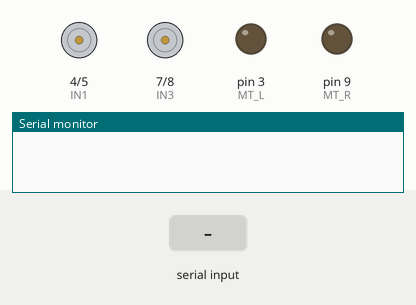
This sketch was run on a simulated Arduino Uno, built with avr-gcc and run on an emulated ATmega328P. Shown: motor-driver pin pairs drawn as motors (green arrow = first pin HIGH = forward, orange = second pin HIGH = backward, longer = more drive), output pins drawn as LEDs (lit = HIGH), the last lines printed to the serial monitor. The test bench sets the inputs (shaded band).

Above: at 1.2 s.
1.3 s: "90,45\n" received over the second serial link
At 2.5 s:
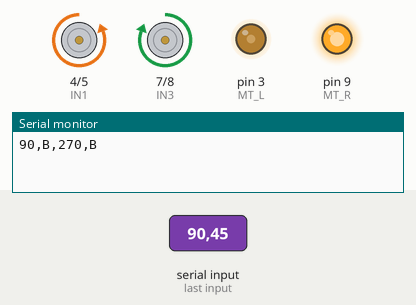
2.8 s: "30,150\n" received over the second serial link
At 3.9 s:
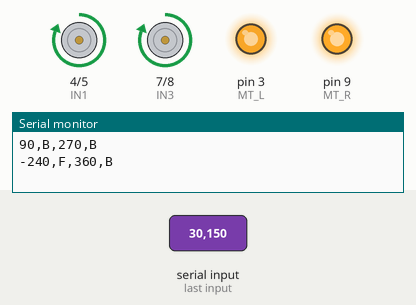
4.3 s: "5\n" received over the second serial link
At 5.0 s:
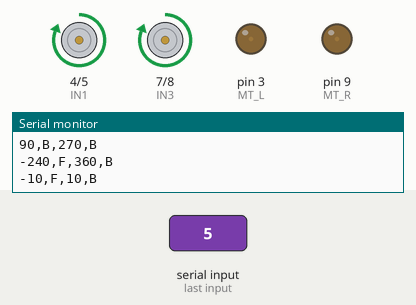
5.8 s: "90\n" received over the second serial link
At 6.1 s:
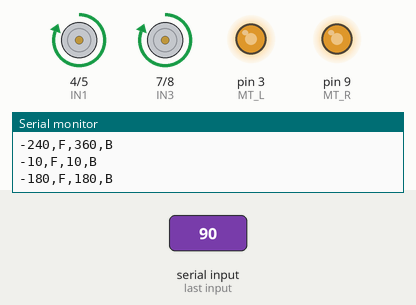
7.3 s: "200\n" received over the second serial link
At 8.5 s:
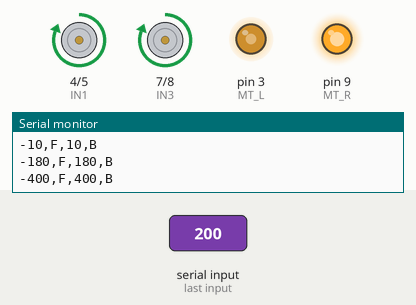
8.8 s: "90,45\n" received over the second serial link
At 9.6 s:
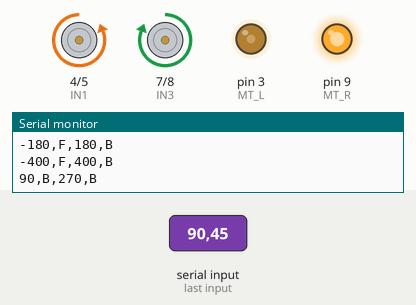
Timing chart, 0 to 11.3 s (numbered marks = the images above; inputs shaded):
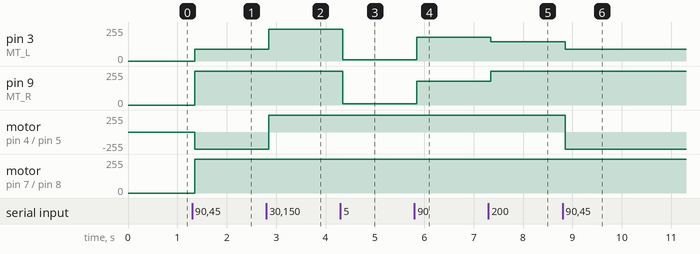

The sketch:

Acceleration.ino
```cpp
#include <SoftwareSerial.h>
#include <Wire.h>

//輸出到L298N的腳位
#define MT_L 3  //ENA
#define IN1 4
#define IN2 5

#define IN3 7
#define IN4 8
#define MT_R 9  //ENB

SoftwareSerial BT(10,11);
String XYValue;
int dX,dY;
int RightSpeed;
int LeftSpeed;


void setup() {
  BT.begin(9600);
  BT.setTimeout(50);
  Serial.begin(9600);
  pinMode(MT_L,OUTPUT);
  pinMode(IN1,OUTPUT);
  pinMode(IN2,OUTPUT);
  pinMode(IN3,OUTPUT);
  pinMode(IN4,OUTPUT);
  pinMode(MT_R,OUTPUT);


}

void loop() {
  while(BT.available()) {
    XYValue=BT.readString();
    ValueTransform();
    RightSpeed=(dX+dY)*2;
    LeftSpeed=(dX-dY)*2;
    char MR_DIR=Motor_R_DIR();
    char ML_DIR=Motor_L_DIR();
    analogWrite(MT_R,abs(RightSpeed));//輸出右馬達速度
    analogWrite(MT_L,abs(LeftSpeed)); //輸出左馬達速度
    Serial.print(LeftSpeed);
    Serial.print(',');
    Serial.print(ML_DIR);
    Serial.print(',');
    Serial.print(RightSpeed);
    Serial.print(',');
    Serial.println(MR_DIR);

  }

}


void ValueTransform(){
  String X, Y;
  for(int i=0; i<XYValue.length(); i++){
    if(i<XYValue.indexOf(',')){
      X=X+XYValue[i];
    }
    else if(i>XYValue.indexOf(',')){
      Y=Y+XYValue[i];
    }
  }
    dX=X.toInt();
    dY=Y.toInt();
}


char Motor_R_DIR()
{
  if(RightSpeed>0){
   digitalWrite(IN3,HIGH);
   digitalWrite(IN4,LOW);
   return 'B';
  }
  else if(RightSpeed<0){
   digitalWrite(IN3,LOW);
   digitalWrite(IN4,HIGH);
   return 'F';
  }
}

//正反轉
char Motor_L_DIR()
{
  if(LeftSpeed>0){
   digitalWrite(IN1,LOW);
   digitalWrite(IN2,HIGH);
   return 'B';
  }
  else if(LeftSpeed<0){
   digitalWrite(IN1,HIGH);
   digitalWrite(IN2,LOW);
   return 'F';
  }
}
```

Measured:
- after the input at 1.3 s, pin 3 (MT_L): 0/255 → 90/255 after 0.05 s; pin 9 (MT_R): 0/255 → 255/255 after 0.05 s; motor on pin 4 (IN1) / pin 5 (IN2): stopped → backward 255/255 after 0.05 s; motor on pin 7 (IN3) / pin 8 (IN4): stopped → forward 255/255 after 0.05 s
- after the input at 2.8 s, pin 3 (MT_L): 90/255 → 240/255 after 0.05 s; motor on pin 4 (IN1) / pin 5 (IN2): backward 255/255 → forward 255/255 after 0.05 s
- after the input at 4.3 s, pin 3 (MT_L): 240/255 → 10/255 after 0.05 s; pin 9 (MT_R): 255/255 → 10/255 after 0.05 s
- after the input at 5.8 s, pin 3 (MT_L), pin 9 (MT_R): 10/255 → 180/255 after 0.05 s
- after the input at 7.3 s, pin 3 (MT_L): 180/255 → 144/255 after 0.05 s; pin 9 (MT_R): 180/255 → 255/255 after 0.05 s
- after the input at 8.8 s, pin 3 (MT_L): 144/255 → 90/255 after 0.05 s; motor on pin 4 (IN1) / pin 5 (IN2): forward 255/255 → backward 255/255 after 0.05 s
